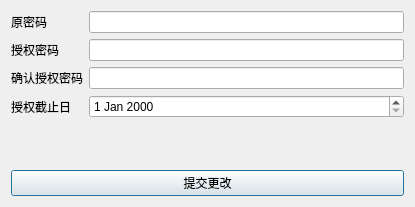
<?xml version="1.0" encoding="UTF-8"?>
<ui version="4.0">
 <class>setTempSecretDialog</class>
 <widget class="QDialog" name="setTempSecretDialog">
  <property name="geometry">
   <rect>
    <x>0</x>
    <y>0</y>
    <width>415</width>
    <height>207</height>
   </rect>
  </property>
  <property name="windowTitle">
   <string>Dialog</string>
  </property>
  <layout class="QHBoxLayout" name="horizontalLayout">
   <item>
    <layout class="QVBoxLayout" name="verticalLayout">
     <item>
      <layout class="QFormLayout" name="formLayout">
       <item row="0" column="0">
        <widget class="QLabel" name="Label">
         <property name="text">
          <string>原密码</string>
         </property>
        </widget>
       </item>
       <item row="0" column="1">
        <widget class="QLineEdit" name="old_password_LineEdit"/>
       </item>
       <item row="1" column="0">
        <widget class="QLabel" name="Label_4">
         <property name="text">
          <string>授权密码</string>
         </property>
        </widget>
       </item>
       <item row="1" column="1">
        <widget class="QLineEdit" name="temp_password_LineEdit"/>
       </item>
       <item row="2" column="0">
        <widget class="QLabel" name="Label_5">
         <property name="text">
          <string>确认授权密码</string>
         </property>
        </widget>
       </item>
       <item row="2" column="1">
        <widget class="QLineEdit" name="temp_password_again_LineEdit"/>
       </item>
       <item row="3" column="0">
        <widget class="QLabel" name="Label_6">
         <property name="text">
          <string>授权截止日</string>
         </property>
        </widget>
       </item>
       <item row="3" column="1">
        <widget class="QDateEdit" name="valid_time_dateEdit"/>
       </item>
      </layout>
     </item>
     <item>
      <widget class="QPushButton" name="submit_pushButton">
       <property name="text">
        <string>提交更改</string>
       </property>
      </widget>
     </item>
    </layout>
   </item>
  </layout>
 </widget>
 <resources/>
 <connections/>
</ui>
